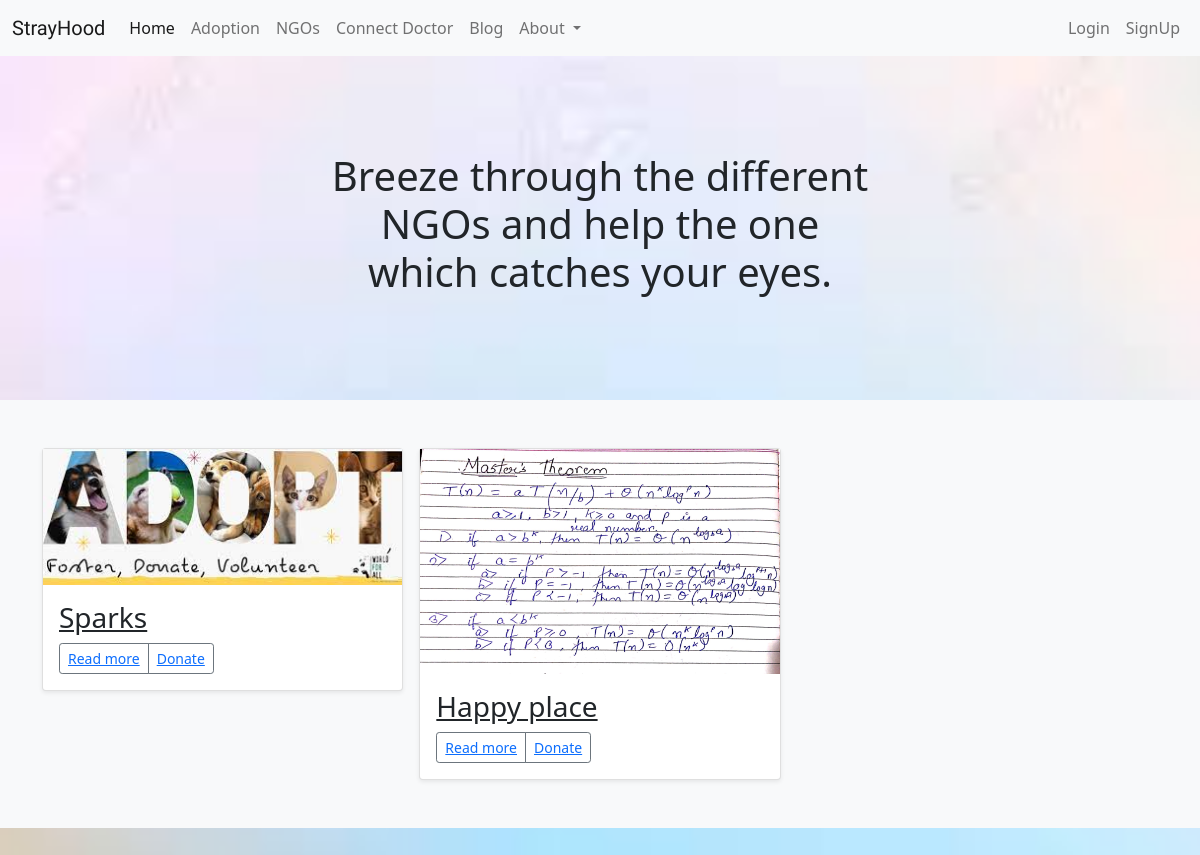
The app's page /profile/ngos/, older data.
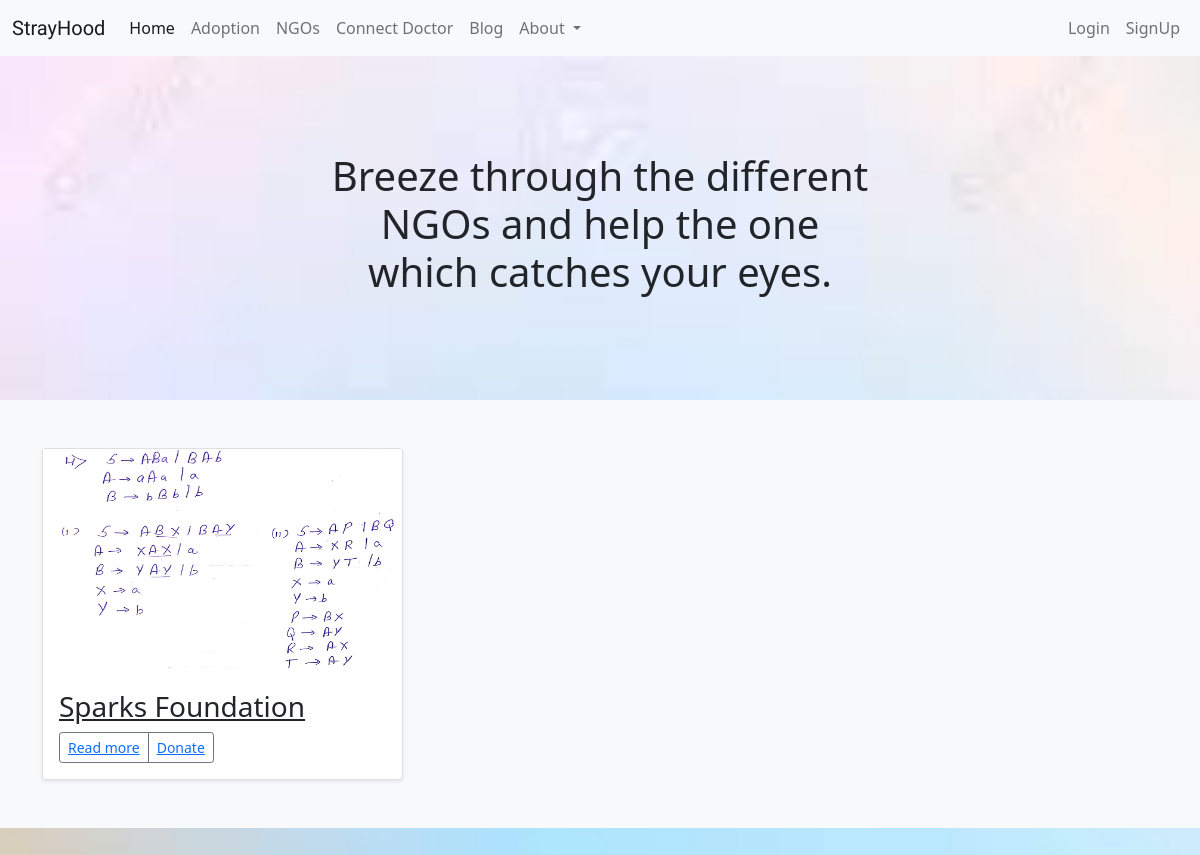
The same page, newer data.
### authentication/models.py (models this page shows, shortened)
class NGO(models.Model):
    user = models.OneToOneField(User, on_delete=models.CASCADE, related_name="ngos")
    name = models.CharField(max_length=50, unique=True)
    address = models.CharField(max_length=100, unique=True)
    contact = models.IntegerField(blank=True)
    profile_pic = models.ImageField(upload_to="users/ngo_profile_pic", blank=True)

### Profile/views.py (the view)
# urls.py: path('ngos/', views.NGOList.as_view(), name='allngo'),
class NGOList(generic.ListView):
    model = models.NGO
    template_name = 'Profile/ngolist.html'

### Profile/templates/Profile/ngolist.html (shortened to what this page needs)
{% load static %}
<!DOCTYPE html>
<html lang="en" dir="ltr">
<head>
  <link href="https://cdn.jsdelivr.net/npm/bootstrap@5.1.3/dist/css/bootstrap.min.css" rel="stylesheet">
</head>
<body style="background: url('../../../static/images/sbg5.jfif'); background-repeat: no-repeat;  background-attachment: fixed;  background-size: cover;">
  <nav class="navbar navbar-expand-lg navbar-light bg-light">
    <div class="container-fluid">
        <a class="navbar-brand" href="userProfile.html" style="font-family: 'Satisfy', cursive;">StrayHood</a>
        <div class="collapse navbar-collapse" id="navbarSupportedContent">
            <ul class="navbar-nav me-auto mb-2 mb-lg-0">
                <li class="nav-item">
                    <a class="nav-link active" aria-current="page" href="{% url 'home' %}">Home</a>
                </li>
                <li class="nav-item">
                    <a class="nav-link" href="shAdoption.php">Adoption</a>
                </li>
                <li class="nav-item">
                    <a class="nav-link" href="{% url 'profiles:allngo' %}">NGOs</a>
                </li>
                <li class="nav-item">
                    <a class="nav-link" href="{% url 'profiles:alldoctors' %}">Connect Doctor</a>
                </li>
                <li class="nav-item">
                    <a class="nav-link" href="feed.html">Blog</a>
                </li>
                <li class="nav-item dropdown">
                    <a class="nav-link dropdown-toggle" href="#" id="navbarDropdown" role="button"
                        data-toggle="dropdown" aria-haspopup="true" aria-expanded="false">
                        About
                    </a>
                </li>
            </ul>
            <ul class="navbar-nav ms-auto mb-2 mb-lg-0">
                {% if not user.is_authenticated %}
                    <li class="nav-item">
                        <a class="nav-link" href="{% url 'authentication:login' %}">Login</a>
                    </li>
                    <li class="nav-item">
                        <a class="nav-link" href="{% url 'authentication:signup' %}">SignUp</a>
                    </li>
                {% else %}
                    l<li class="nav-item">
                        <a class="nav-link" href="{% url 'authentication:logout' %}">Logout</a>
                    </li>
                {% endif %}
            </ul>
        </div>
    </div>
</nav>
<main>
  <section class="py-5 text-center container">
    <div class="row py-lg-5">
      <div class="col-lg-6 col-md-8 mx-auto">
        <h1 class="fw-light">Breeze through the different NGOs and help the one which catches your eyes.</h1>
      </div>
    </div>
  </section>
  <div class="ngoLists py-5 bg-light">
    <div class="container">
      <div class="row row-cols-1 row-cols-sm-2 row-cols-md-3 g-3">
        {% for object in object_list %}
        <div class="col">
          <div class="card shadow-sm">
            {% if object.profile_pic %}
            <img src="{{ object.profile_pic.url }}" width="100%" height="225" alt="">
            {% else %}
            <img src='{% static "images/img1.jpg" %}' alt="">
            {% endif %}
            <div class="card-body">
              <h3 class="card-text"><u>{{ object.name }}</u></h3>
              <div class="d-flex justify-content-between align-items-center">
                <div class="btn-group">
                  <button type="button" class="btn btn-sm btn-outline-secondary"><a class="donate-btn" href="{% url 'profiles:singlengo' username=object.user.username pk=object.pk %}">Read more</a></button>
                  <button type="button" class="btn btn-sm btn-outline-secondary"><a class="donate-btn" href="donate.html">Donate</a></button>
                </div>
              </div>
            </div>
          </div>
        </div>
        {% endfor %}
      </div>
    </div>
  </div>
</main>
<footer class="text-muted py-5">
</footer>
  </body>
</html>

Row changes from the older to the newer data that the page shows:
removed NGO: name "Sparks"
removed NGO: profile_pic (picture), name "Happy place"
added NGO: profile_pic (picture), name "Sparks Foundation"
